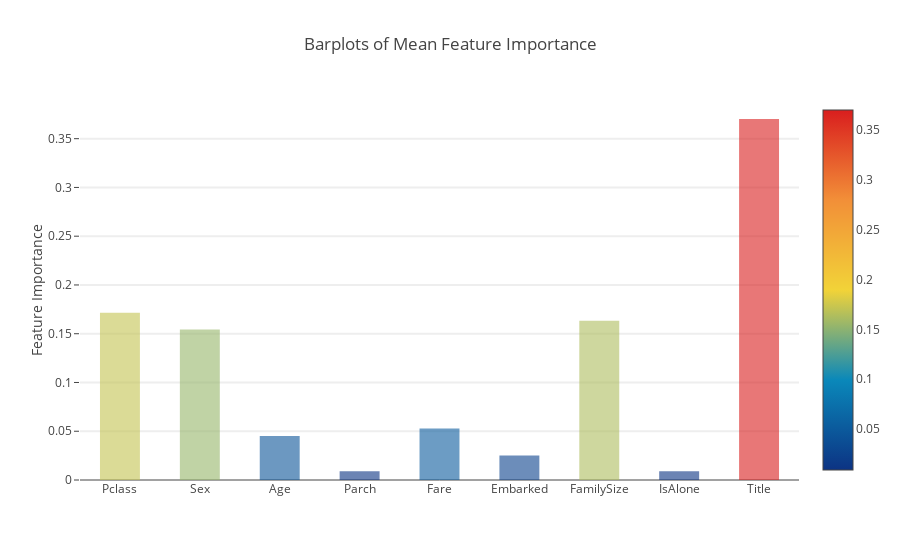

Notebook code cell kept with this figure:
### Code cell
y = feature_dataframe['mean'].values
x = feature_dataframe['features'].values
data = [go.Bar(
            x= x,
             y= y,
            width = 0.5,
            marker=dict(
               color = feature_dataframe['mean'].values,
            colorscale='Portland',
            showscale=True,
            reversescale = False
            ),
            opacity=0.6
        )]

layout= go.Layout(
    autosize= True,
    title= 'Barplots of Mean Feature Importance',
    hovermode= 'closest',
#     xaxis= dict(
#         title= 'Pop',
#         ticklen= 5,
#         zeroline= False,
#         gridwidth= 2,
#     ),
    yaxis=dict(
        title= 'Feature Importance',
        ticklen= 5,
        gridwidth= 2
    ),
    showlegend= False
)
fig = go.Figure(data=data, layout=layout)
py.iplot(fig, filename='bar-direct-labels')

### Figure 1 — Plotly figure (JSON) as saved in the notebook; plotly's stock layout.template omitted (floating-point values rounded to 4 significant figures)
{"data": [{"marker": {"color": [0.1715, 0.1542, 0.04507, 0.008936, 0.05274, 0.02505, 0.1632, 0.009077, 0.3702], "colorscale": "Portland", "reversescale": false, "showscale": true}, "opacity": 0.6, "type": "bar", "uid": "f0fb5c40-dd45-11e8-802e-3ca9f46c20d0", "width": 0.5, "x": ["Pclass", "Sex", "Age", "Parch", "Fare", "Embarked", "FamilySize", "IsAlone", "Title"], "y": [0.1715, 0.1542, 0.04507, 0.008936, 0.05274, 0.02505, 0.1632, 0.009077, 0.3702]}], "layout": {"autosize": true, "hovermode": "closest", "showlegend": false, "title": "Barplots of Mean Feature Importance", "yaxis": {"gridwidth": 2, "ticklen": 5, "title": "Feature Importance"}}}
